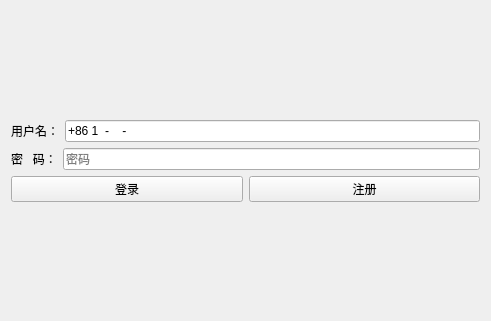
<?xml version="1.0" encoding="UTF-8"?>
<ui version="4.0">
 <class>MyWidget</class>
 <widget class="QWidget" name="MyWidget">
  <property name="geometry">
   <rect>
    <x>0</x>
    <y>0</y>
    <width>491</width>
    <height>321</height>
   </rect>
  </property>
  <property name="windowTitle">
   <string>MyWidget</string>
  </property>
  <layout class="QVBoxLayout" name="verticalLayout">
   <item>
    <spacer name="verticalSpacer_2">
     <property name="orientation">
      <enum>Qt::Vertical</enum>
     </property>
     <property name="sizeHint" stdset="0">
      <size>
       <width>20</width>
       <height>40</height>
      </size>
     </property>
    </spacer>
   </item>
   <item>
    <layout class="QHBoxLayout" name="horizontalLayout">
     <item>
      <widget class="QLabel" name="label">
       <property name="text">
        <string>用户名：</string>
       </property>
      </widget>
     </item>
     <item>
      <widget class="QLineEdit" name="lineEdit">
       <property name="inputMask">
        <string>+86 100-0000-0000</string>
       </property>
       <property name="placeholderText">
        <string>手机号</string>
       </property>
      </widget>
     </item>
    </layout>
   </item>
   <item>
    <layout class="QHBoxLayout" name="horizontalLayout_2">
     <item>
      <widget class="QLabel" name="label_2">
       <property name="sizePolicy">
        <sizepolicy hsizetype="Preferred" vsizetype="Preferred">
         <horstretch>0</horstretch>
         <verstretch>0</verstretch>
        </sizepolicy>
       </property>
       <property name="text">
        <string>密   码：</string>
       </property>
      </widget>
     </item>
     <item>
      <widget class="QLineEdit" name="lineEdit_2">
       <property name="sizePolicy">
        <sizepolicy hsizetype="Expanding" vsizetype="Fixed">
         <horstretch>0</horstretch>
         <verstretch>0</verstretch>
        </sizepolicy>
       </property>
       <property name="text">
        <string/>
       </property>
       <property name="echoMode">
        <enum>QLineEdit::PasswordEchoOnEdit</enum>
       </property>
       <property name="placeholderText">
        <string>密码</string>
       </property>
      </widget>
     </item>
    </layout>
   </item>
   <item>
    <layout class="QHBoxLayout" name="horizontalLayout_3">
     <item>
      <widget class="QPushButton" name="pushButton">
       <property name="enabled">
        <bool>true</bool>
       </property>
       <property name="sizePolicy">
        <sizepolicy hsizetype="Minimum" vsizetype="Fixed">
         <horstretch>0</horstretch>
         <verstretch>0</verstretch>
        </sizepolicy>
       </property>
       <property name="text">
        <string>登录</string>
       </property>
      </widget>
     </item>
     <item>
      <widget class="QPushButton" name="pushButton_2">
       <property name="text">
        <string>注册</string>
       </property>
      </widget>
     </item>
    </layout>
   </item>
   <item>
    <spacer name="verticalSpacer">
     <property name="orientation">
      <enum>Qt::Vertical</enum>
     </property>
     <property name="sizeHint" stdset="0">
      <size>
       <width>20</width>
       <height>40</height>
      </size>
     </property>
    </spacer>
   </item>
  </layout>
 </widget>
 <tabstops>
  <tabstop>lineEdit_2</tabstop>
  <tabstop>lineEdit</tabstop>
  <tabstop>pushButton_2</tabstop>
  <tabstop>pushButton</tabstop>
 </tabstops>
 <resources/>
 <connections/>
</ui>
